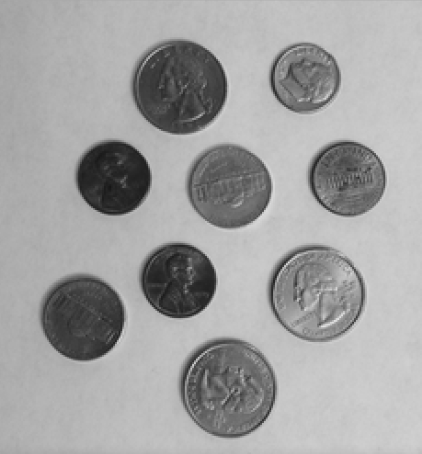
#> input picture ch3/coins.png, 422 x 454 px
$ python contours.py --image ../ch3/coins.png
#> lines starting #> are read from the running program, lines starting #| are printed output that depends on the picture; after the words box and inside, x2 and y2 are one past the last pixel; in counts of white or black regions, pixels touching at a corner belong together
import cv2
import numpy as np
import matplotlib.pyplot as plt
import argparse

parse = argparse.ArgumentParser(description = "get the image")
parse.add_argument("-i", "--image", required = True, help="specify image path")
args = vars (parse.parse_args())

image = cv2.imread(args["image"])
#> image is the input picture: shape (454, 422, 3); min 21, max 227, mean 162.1
cv2.imshow("Original Image",image)

image = cv2.cvtColor(image, cv2.COLOR_BGR2GRAY)
#> image: shape (454, 422)
image = cv2.GaussianBlur(image, (15,15), 0)
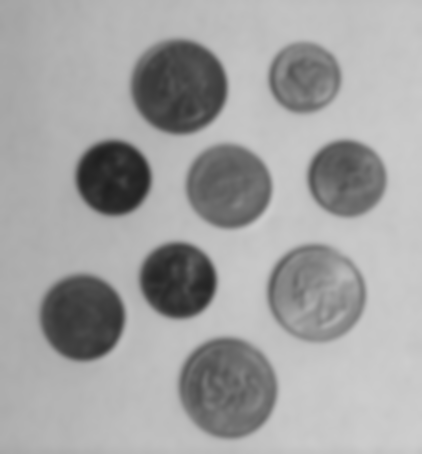
#> image: shape (454, 422); min 31, max 205, mean 162.1

canny = cv2.Canny(image, 30,160)
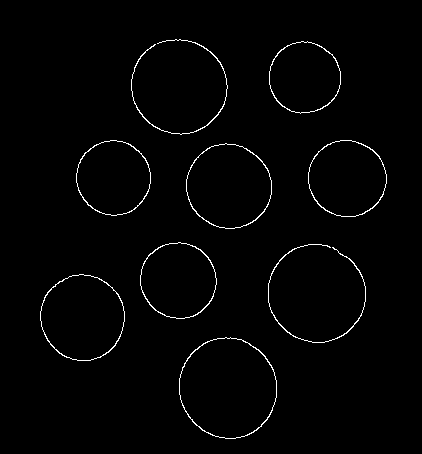
#> canny: shape (454, 422); 1.4% white in thin lines or dots, all inside (x1, y1, x2, y2) = (40, 39, 387, 439)
cv2.imshow("Canny", canny)

'''
Contours helps you to outline and group pixels of the same intensity level
as objects in an image
'''
(contours, _) = cv2.findContours(canny.copy(), cv2.RETR_EXTERNAL, cv2.CHAIN_APPROX_NONE)
#> contours = 9 contours; largest, box (x1, y1, x2, y2) and area: (179, 337, 277, 439) 7680, (40, 274, 125, 361) 5630, (186, 143, 272, 229) 5620, (308, 140, 387, 217) 4672, (140, 242, 217, 319) 4502

print(len(contours))
#| 9
#Draw the contours on the image
coins = image.copy()

#convert the image back to RGB
coins = cv2.cvtColor(coins, cv2.COLOR_GRAY2BGR)
cv2.drawContours(coins, contours, -1, (0, 255, 0), 2)
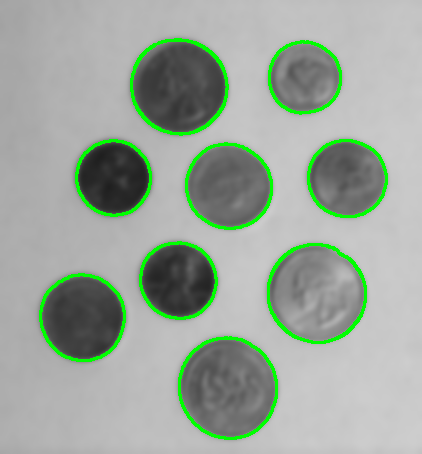
#> coins: shape (454, 422, 3); mean B, G, R 156.1, 167.3, 156.1
cv2.imshow("contour", coins)
#30 and 150 are thresholds

#count the coins
for (i, c) in enumerate(contours):
    (x, y, w, h) = cv2.boundingRect(c)
#> this loop made 9 passes
#> (x, y, w, h) on passes 1 to 9: (179, 337, 98, 102), (40, 274, 85, 87), (268, 244, 98, 99), (140, 242, 77, 77), (186, 143, 86, 86), (308, 140, 79, 77), (76, 140, 75, 76), (269, 41, 72, 73), (131, 39, 97, 96)

print("Coin #{}".format(i + 1))
#| Coin #9
coin = image[y:y + h, x:x + w]
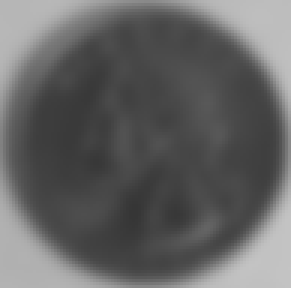
#> coin: shape (96, 97) (shown 3 times larger); min 54, max 196, mean 99.9
cv2.imshow("Coin", coin)

mask = np.zeros(image.shape[:2], dtype = "uint8")


((centerX, centerY), radius) = cv2.minEnclosingCircle(c)
#> centerX = 179; centerY = 85.31; radius = 48.76
cv2.circle(mask, (int(centerX), int(centerY)), int(radius),255, -1)
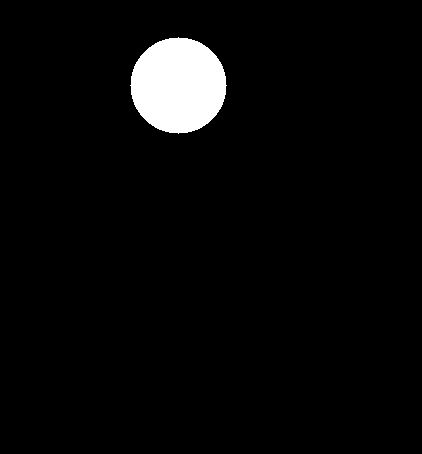
#> mask: shape (454, 422); 3.8% white; 1 white region, box (x1, y1, x2, y2) and area: (130, 37, 227, 134) 7213
mask = mask[y:y + h, x:x + w]
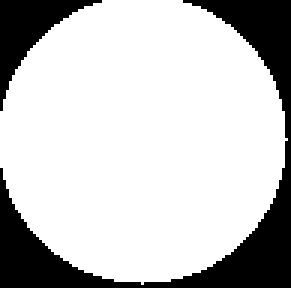
#> mask: shape (96, 97) (shown 3 times larger); 77.2% white; 2 black regions, box (x1, y1, x2, y2) and area: (0, 0, 97, 96) 1704, (0, 0, 34, 37) 416
cv2.imshow("Masked Coin", cv2.bitwise_and(coin, coin, mask = mask))
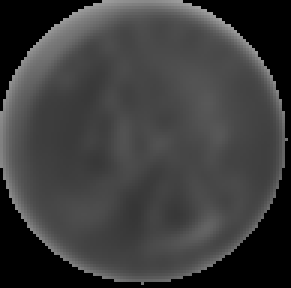
#> window 'Masked Coin': shape (96, 97) (shown 3 times larger); min 0, max 160, mean 60.5

cv2.waitKey(0)
